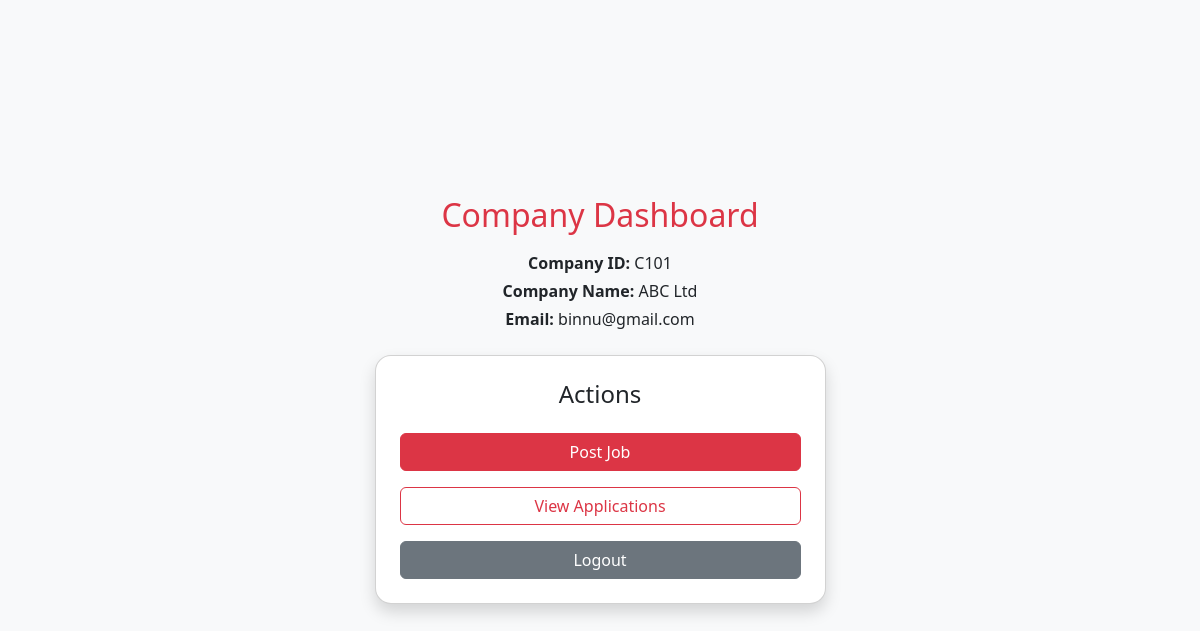
The app's page /company/dashboard (signed in), older data.
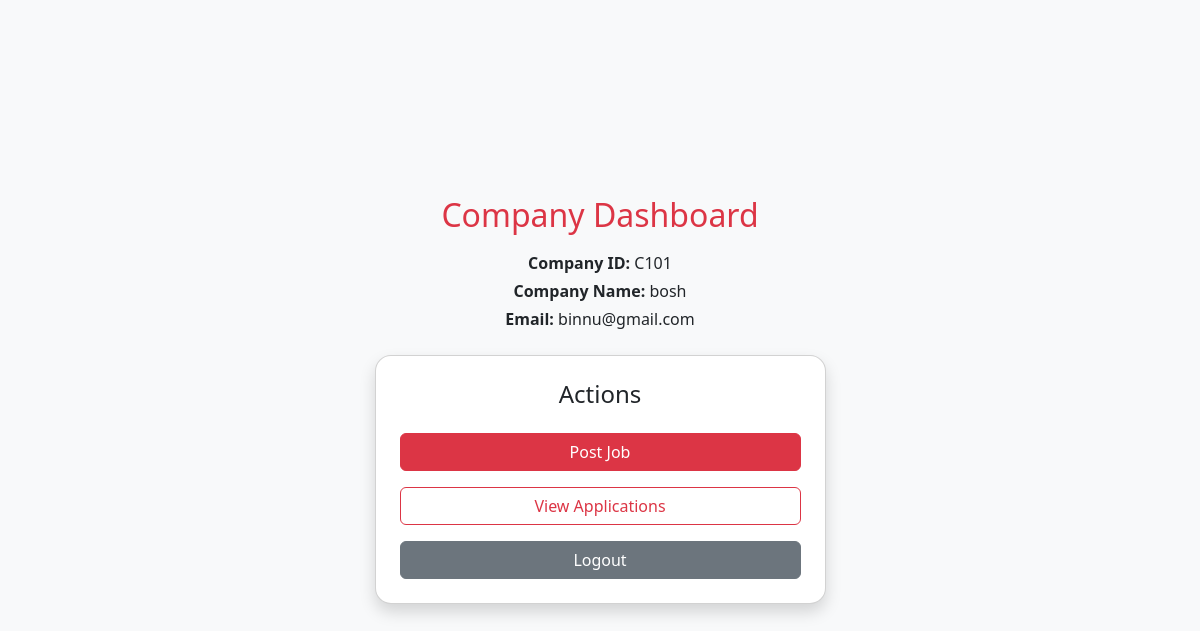
The same page, newer data.
### tables this page shows
CREATE TABLE company(
            company_id TEXT PRIMARY KEY,
            company_name TEXT,
            mobile_number TEXT,
            email_id TEXT,
            password TEXT,
            approval_status TEXT
        );

### app.py (the view)
@app.route("/company/dashboard")
def company_dashboard():
    if "company_id" not in session:
        return redirect("/company/login")
    company_id = session["company_id"]
    conn = get_connection()
    cursor = conn.cursor()
    cursor.execute("SELECT * FROM company WHERE company_id=?", (company_id,))
    company = cursor.fetchone()
    conn.close()
    if not company:
        session.pop("company_id", None)
        return redirect("/company/login")
    return render_template("companydashboard.html",
                           company_id=company[0],
                           company_name=company[1],
                           mobile_number=company[2],
                           email_id=company[3])

### app.py (called while the page is built)
def get_connection():
    return sqlite3.connect(
        r"C:\Users\binnu\OneDrive\Desktop\iit_project\placement.db",
        timeout=10,
        check_same_thread=False
    )

### templates/companydashboard.html (shortened to what this page needs)
<!DOCTYPE html>
<html>
<head>
    <link href="https://cdn.jsdelivr.net/npm/bootstrap@5.3.3/dist/css/bootstrap.min.css" rel="stylesheet">
</head>
<body class="bg-light d-flex justify-content-center align-items-center" style="min-height: 100vh;">
<div class="container">
    <div class="row justify-content-center">
        <div class="col-md-5">
            <h2 class="text-danger text-center mb-3">Company Dashboard</h2>
            <div class="text-center mb-4">
                <p class="mb-1"><strong>Company ID:</strong> {{ company_id }}</p>
                <p class="mb-1"><strong>Company Name:</strong> {{ company_name }}</p>
                <p class="mb-0"><strong>Email:</strong> {{ email_id }}</p>
            </div>
            <div class="card shadow p-4 rounded-4">
                <h4 class="mb-4 text-center">Actions</h4>
                <a href="/job/post" class="btn btn-danger w-100 mb-3">Post Job</a>
                <a href="/company/applications" class="btn btn-outline-danger w-100 mb-3">View Applications</a>
                <a href="/company/logout" class="btn btn-secondary w-100">Logout</a>
            </div>
        </div>
    </div>
</div>
</body>
</html>

Row changes from the older to the newer data that the page shows:
changed company "binnu@gmail.com": company_name "ABC Ltd" → "bosh"
